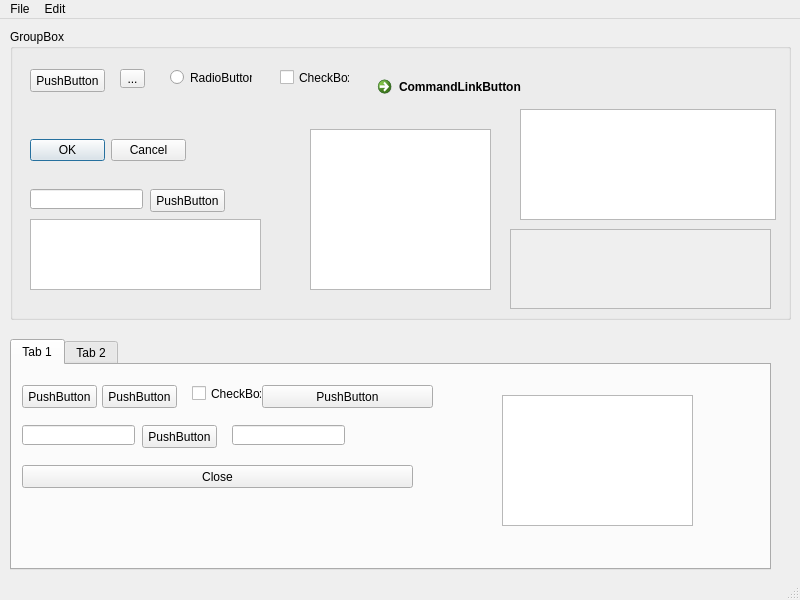
<?xml version="1.0" encoding="UTF-8"?>
<ui version="4.0">
 <class>MainWindow</class>
 <widget class="QMainWindow" name="MainWindow">
  <property name="geometry">
   <rect>
    <x>0</x>
    <y>0</y>
    <width>800</width>
    <height>600</height>
   </rect>
  </property>
  <property name="windowTitle">
   <string>MainWindow</string>
  </property>
  <widget class="QWidget" name="centralwidget">
   <widget class="QWidget" name="verticalLayoutWidget">
    <property name="geometry">
     <rect>
      <x>10</x>
      <y>10</y>
      <width>781</width>
      <height>291</height>
     </rect>
    </property>
    <layout class="QVBoxLayout" name="verticalLayout">
     <item>
      <widget class="QGroupBox" name="groupBox">
       <property name="title">
        <string>GroupBox</string>
       </property>
       <widget class="QPushButton" name="pushButton">
        <property name="geometry">
         <rect>
          <x>20</x>
          <y>40</y>
          <width>75</width>
          <height>23</height>
         </rect>
        </property>
        <property name="text">
         <string>PushButton</string>
        </property>
       </widget>
       <widget class="QToolButton" name="toolButton">
        <property name="geometry">
         <rect>
          <x>110</x>
          <y>40</y>
          <width>25</width>
          <height>19</height>
         </rect>
        </property>
        <property name="text">
         <string>...</string>
        </property>
       </widget>
       <widget class="QRadioButton" name="radioButton">
        <property name="geometry">
         <rect>
          <x>160</x>
          <y>40</y>
          <width>82</width>
          <height>17</height>
         </rect>
        </property>
        <property name="text">
         <string>RadioButton</string>
        </property>
       </widget>
       <widget class="QCheckBox" name="checkBox">
        <property name="geometry">
         <rect>
          <x>270</x>
          <y>40</y>
          <width>70</width>
          <height>17</height>
         </rect>
        </property>
        <property name="text">
         <string>CheckBox</string>
        </property>
       </widget>
       <widget class="QCommandLinkButton" name="commandLinkButton">
        <property name="geometry">
         <rect>
          <x>360</x>
          <y>40</y>
          <width>185</width>
          <height>41</height>
         </rect>
        </property>
        <property name="text">
         <string>CommandLinkButton</string>
        </property>
       </widget>
       <widget class="QDialogButtonBox" name="buttonBox">
        <property name="geometry">
         <rect>
          <x>20</x>
          <y>110</y>
          <width>156</width>
          <height>23</height>
         </rect>
        </property>
        <property name="standardButtons">
         <set>QDialogButtonBox::Cancel|QDialogButtonBox::Ok</set>
        </property>
       </widget>
       <widget class="QTreeView" name="treeView">
        <property name="geometry">
         <rect>
          <x>510</x>
          <y>80</y>
          <width>256</width>
          <height>111</height>
         </rect>
        </property>
       </widget>
       <widget class="QLineEdit" name="lineEdit">
        <property name="geometry">
         <rect>
          <x>20</x>
          <y>160</y>
          <width>113</width>
          <height>20</height>
         </rect>
        </property>
       </widget>
       <widget class="QTextEdit" name="textEdit">
        <property name="geometry">
         <rect>
          <x>20</x>
          <y>190</y>
          <width>231</width>
          <height>71</height>
         </rect>
        </property>
       </widget>
       <widget class="QPlainTextEdit" name="plainTextEdit">
        <property name="geometry">
         <rect>
          <x>300</x>
          <y>100</y>
          <width>181</width>
          <height>161</height>
         </rect>
        </property>
       </widget>
       <widget class="QScrollArea" name="scrollArea">
        <property name="geometry">
         <rect>
          <x>500</x>
          <y>200</y>
          <width>261</width>
          <height>80</height>
         </rect>
        </property>
        <property name="widgetResizable">
         <bool>true</bool>
        </property>
        <widget class="QWidget" name="scrollAreaWidgetContents">
         <property name="geometry">
          <rect>
           <x>0</x>
           <y>0</y>
           <width>259</width>
           <height>78</height>
          </rect>
         </property>
        </widget>
       </widget>
       <widget class="QPushButton" name="pushButton_2">
        <property name="geometry">
         <rect>
          <x>140</x>
          <y>160</y>
          <width>75</width>
          <height>23</height>
         </rect>
        </property>
        <property name="text">
         <string>PushButton</string>
        </property>
       </widget>
      </widget>
     </item>
    </layout>
   </widget>
   <widget class="QTabWidget" name="tabWidget">
    <property name="geometry">
     <rect>
      <x>10</x>
      <y>320</y>
      <width>761</width>
      <height>231</height>
     </rect>
    </property>
    <property name="currentIndex">
     <number>0</number>
    </property>
    <widget class="QWidget" name="tab">
     <attribute name="title">
      <string>Tab 1</string>
     </attribute>
     <widget class="QPushButton" name="pushButton_3">
      <property name="geometry">
       <rect>
        <x>10</x>
        <y>20</y>
        <width>75</width>
        <height>23</height>
       </rect>
      </property>
      <property name="text">
       <string>PushButton</string>
      </property>
     </widget>
     <widget class="QPushButton" name="pushButton_4">
      <property name="geometry">
       <rect>
        <x>90</x>
        <y>20</y>
        <width>75</width>
        <height>23</height>
       </rect>
      </property>
      <property name="text">
       <string>PushButton</string>
      </property>
     </widget>
     <widget class="QLineEdit" name="lineEdit_3">
      <property name="geometry">
       <rect>
        <x>10</x>
        <y>60</y>
        <width>113</width>
        <height>20</height>
       </rect>
      </property>
     </widget>
     <widget class="QPushButton" name="pushButton_5">
      <property name="geometry">
       <rect>
        <x>130</x>
        <y>60</y>
        <width>75</width>
        <height>23</height>
       </rect>
      </property>
      <property name="text">
       <string>PushButton</string>
      </property>
     </widget>
     <widget class="QCheckBox" name="checkBox_2">
      <property name="geometry">
       <rect>
        <x>180</x>
        <y>20</y>
        <width>70</width>
        <height>17</height>
       </rect>
      </property>
      <property name="text">
       <string>CheckBox</string>
      </property>
     </widget>
     <widget class="QLineEdit" name="lineEdit_4">
      <property name="geometry">
       <rect>
        <x>220</x>
        <y>60</y>
        <width>113</width>
        <height>20</height>
       </rect>
      </property>
     </widget>
     <widget class="QPushButton" name="pushButton_6">
      <property name="geometry">
       <rect>
        <x>250</x>
        <y>20</y>
        <width>171</width>
        <height>23</height>
       </rect>
      </property>
      <property name="text">
       <string>PushButton</string>
      </property>
     </widget>
     <widget class="QPushButton" name="pushButton_7">
      <property name="geometry">
       <rect>
        <x>10</x>
        <y>100</y>
        <width>391</width>
        <height>23</height>
       </rect>
      </property>
      <property name="text">
       <string>Close</string>
      </property>
     </widget>
     <widget class="QTextEdit" name="textEdit_2">
      <property name="geometry">
       <rect>
        <x>490</x>
        <y>30</y>
        <width>191</width>
        <height>131</height>
       </rect>
      </property>
     </widget>
    </widget>
    <widget class="QWidget" name="tab_2">
     <attribute name="title">
      <string>Tab 2</string>
     </attribute>
     <widget class="QLineEdit" name="lineEdit_2">
      <property name="geometry">
       <rect>
        <x>10</x>
        <y>10</y>
        <width>113</width>
        <height>20</height>
       </rect>
      </property>
     </widget>
    </widget>
   </widget>
  </widget>
  <widget class="QMenuBar" name="menubar">
   <property name="geometry">
    <rect>
     <x>0</x>
     <y>0</y>
     <width>800</width>
     <height>21</height>
    </rect>
   </property>
   <widget class="QMenu" name="menuFile">
    <property name="title">
     <string>File</string>
    </property>
    <addaction name="actionNew"/>
    <addaction name="actionNew_Window"/>
    <addaction name="actionOpen"/>
    <addaction name="actionSave"/>
    <addaction name="actionSave_As"/>
    <addaction name="separator"/>
    <addaction name="actionPage_Setup"/>
    <addaction name="actionPrint"/>
    <addaction name="separator"/>
    <addaction name="actionExit"/>
   </widget>
   <widget class="QMenu" name="menuEdit">
    <property name="title">
     <string>Edit</string>
    </property>
    <addaction name="actionUndo"/>
    <addaction name="separator"/>
    <addaction name="actionCut"/>
    <addaction name="actionCopy"/>
   </widget>
   <addaction name="menuFile"/>
   <addaction name="menuEdit"/>
  </widget>
  <widget class="QStatusBar" name="statusbar"/>
  <action name="actionNew">
   <property name="text">
    <string>New</string>
   </property>
  </action>
  <action name="actionNew_Window">
   <property name="text">
    <string>New Window</string>
   </property>
  </action>
  <action name="actionOpen">
   <property name="text">
    <string>Open</string>
   </property>
  </action>
  <action name="actionSave">
   <property name="text">
    <string>Save</string>
   </property>
  </action>
  <action name="actionSave_As">
   <property name="text">
    <string>Save As...</string>
   </property>
  </action>
  <action name="actionPage_Setup">
   <property name="text">
    <string>Page Setup...</string>
   </property>
  </action>
  <action name="actionPrint">
   <property name="text">
    <string>Print...</string>
   </property>
  </action>
  <action name="actionExit">
   <property name="text">
    <string>Exit</string>
   </property>
  </action>
  <action name="actionUndo">
   <property name="text">
    <string>Undo</string>
   </property>
  </action>
  <action name="actionCut">
   <property name="text">
    <string>Cut</string>
   </property>
  </action>
  <action name="actionCopy">
   <property name="text">
    <string>Copy</string>
   </property>
  </action>
 </widget>
 <resources/>
 <connections/>
</ui>
